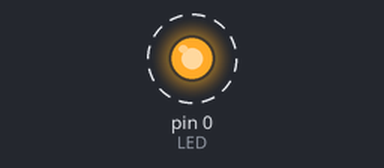
Bench run of a sketch on a simulated Arduino Uno, built with avr-gcc and run on an emulated ATmega328P. On the bench: output pins drawn as LEDs (lit = HIGH). Dashed ring = blinking.

Above: at 0.07 s.
Timing chart, 0 to 3.0 s (numbered marks = the images above):
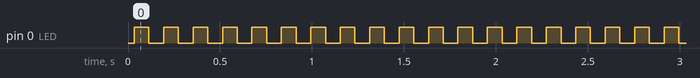

The sketch:

attiny_serial.ino
```cpp
#include <SoftwareSerial.h>

#define LED 0

#define RX 3
#define TX 4

SoftwareSerial Serial(RX, TX);

int delayTime = 80;

void setup() {
        Serial.begin(9600);
        pinMode(LED, OUTPUT);
        Serial.println("System is fucking operational.");
}

void loop() {
        digitalWrite(LED, HIGH);
        if (Serial.available() > 0) {
                delayTime = Serial.read();
                Serial.print("I received: ");
                Serial.println(delayTime);
        }
        delay(delayTime);
        digitalWrite(LED, LOW);
        delay(delayTime);
}
```

Measured:
- by itself, pin 0 (LED): alternates HIGH for 0.08 s and LOW for 0.08 s
